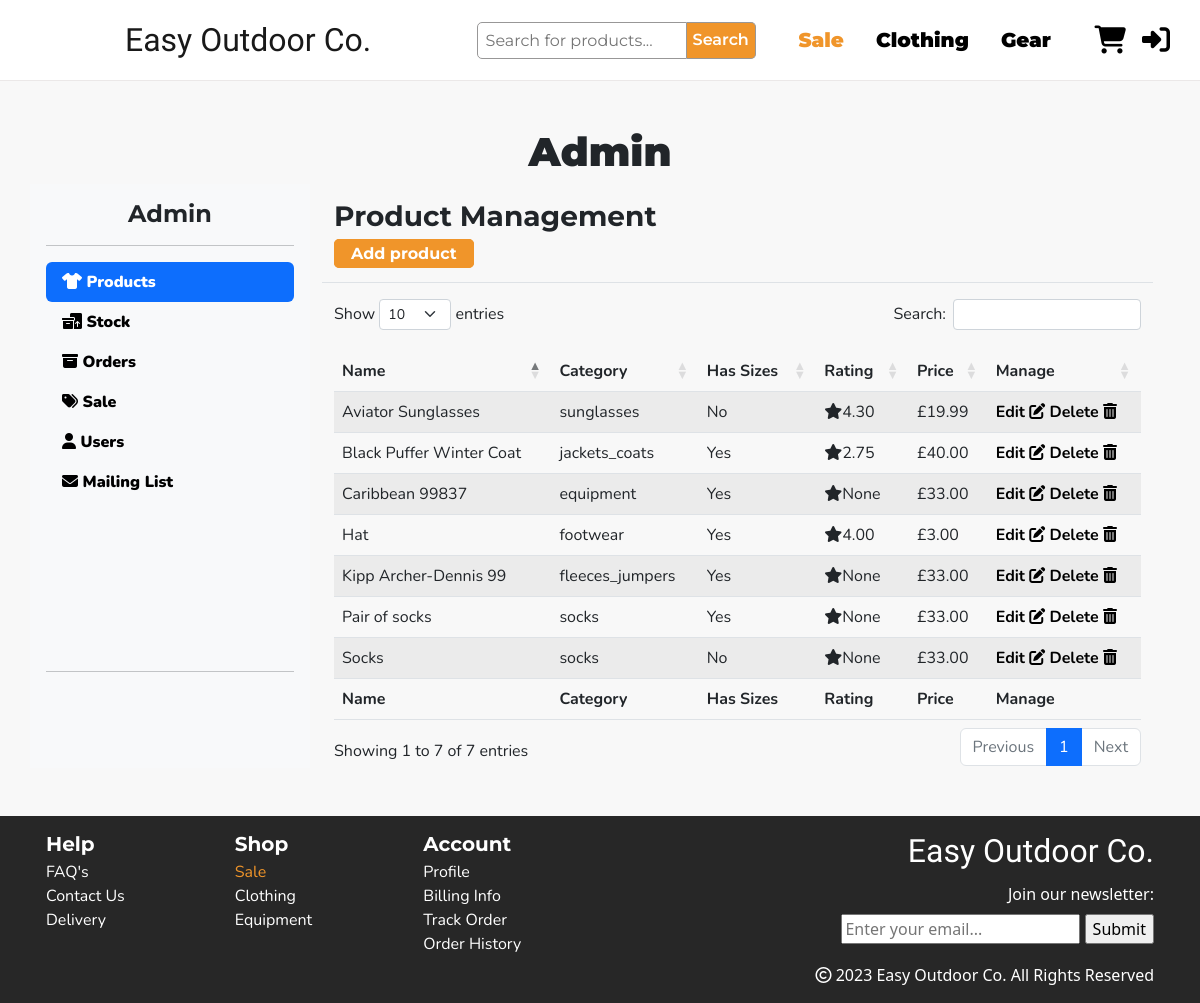
Before: /manage/ with the older database file.
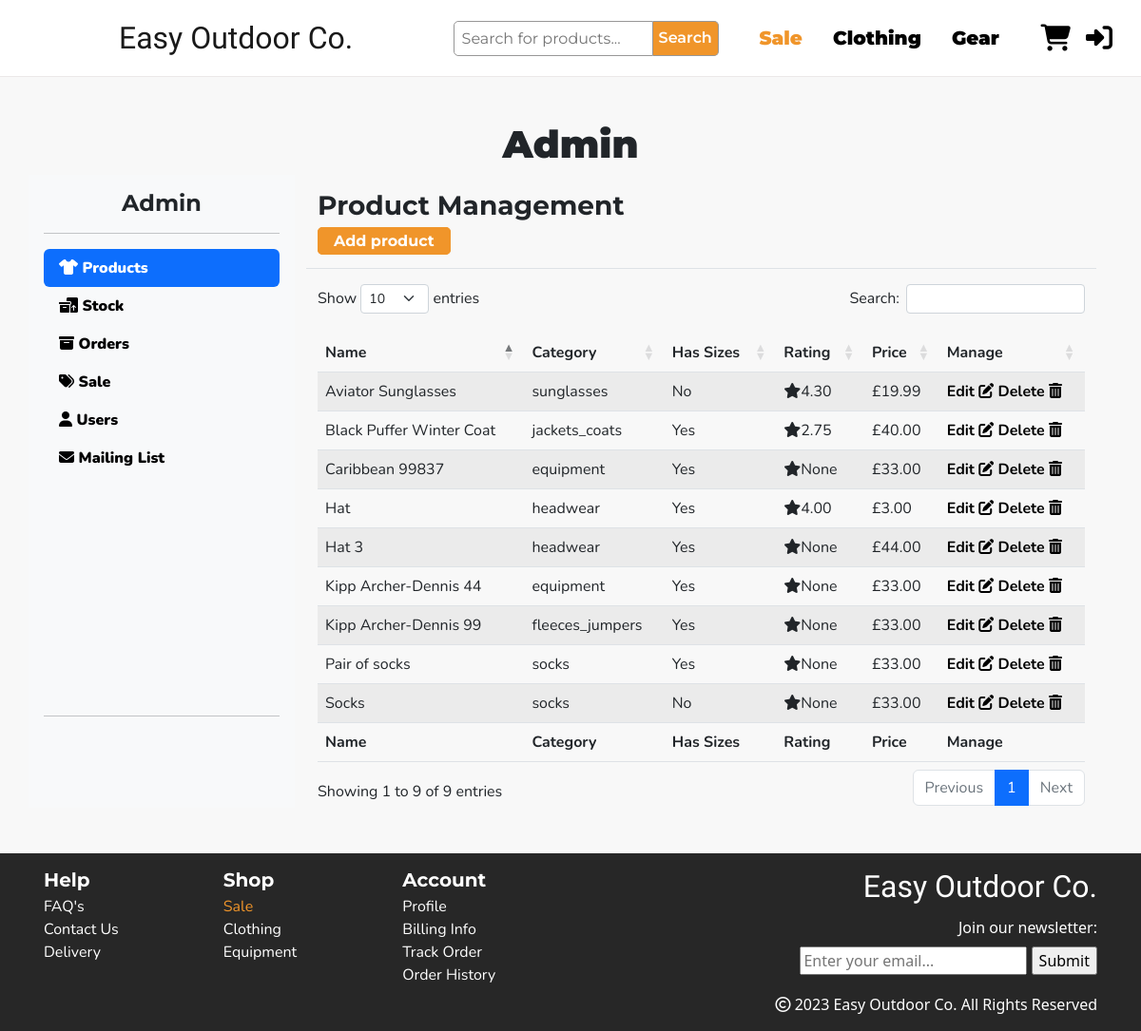
After: the same page with the newer database file.
### products/models.py (models this page shows, shortened)
class Product(models.Model):
    category = models.ForeignKey('Category', null=True, on_delete=models.SET_NULL)
    name = models.CharField(max_length=200)
    desc = models.TextField()
    slug = models.SlugField(max_length=50, unique=True, blank=True, null=True)
    has_sizes = models.BooleanField(blank=False, default=True)
    price = models.DecimalField(max_digits=6, decimal_places=2)
    sale_price = models.DecimalField(max_digits=6, decimal_places=2, null=True, blank=True)
    rating = models.DecimalField(max_digits=4, decimal_places=2, null=True, blank=True, validators=[MaxValueValidator(5)])
    image = models.ImageField(null=True, blank=True)
    image_url = models.URLField(null=True, blank=True)
    def __str__(self):
        return self.name

class Category(models.Model):
    class Meta:
        verbose_name_plural = 'Categories'
    name = models.CharField(max_length=200)
    friendly_name = models.CharField(max_length=200, null=True, blank=True)
    def __str__(self):
        return self.name

### manage_site/views.py (the view)
# urls.py: path('manage/', include('manage_site.urls')),
def manage_site(request):
    template = 'manage_site/manage-site.html'
    products = Product.objects.all()
    size_stock = SizeStock.objects.all()
    regular_stock = RegularStock.objects.all()
    orders = Order.objects.all()
    context = {
        'products': products,
        'regular_stock': regular_stock,
        'size_stock': size_stock,
        'orders': orders,
    }
    return render(request, template, context)

### basket/contexts.py (called while the page is built, shortened)
def basket_contents(request):
    basket_items = []
    total = 0
    product_count = 0
    basket = request.session.get('basket', {})
    if total < settings.FREE_DELIVERY_THRESHOLD:
        delivery = total * Decimal(settings.STANDARD_DELIVERY_PERCENTAGE)
        free_delivery_delta = settings.FREE_DELIVERY_THRESHOLD - total
    else:
        delivery = 0
        free_delivery_delta = 0
    grand_total = delivery + total
    context = {
        'basket_items': basket_items,
        'total': total,
        'product_count': product_count,
        'delivery': delivery,
        'free_delivery_delta': free_delivery_delta,
        'grand_total': grand_total,
    }
    return context

### manage_site/templates/manage_site/manage-site.html (shortened to what this page needs)
{% extends "base.html" %}
{% load static %}
{% load basket_tools %}
{% block extra_css %}
<link rel="stylesheet" href="{% static 'css/manage_site.css' %}">
{% endblock %}
{% block content %}
<section class="admin-section mt-5">
    <div class="container pb-5">
        <div class="row">
            <h2 class="px-3 fs-1 fw-bold text-center">Admin</h2>
        </div>
        <div class="row">
            <div class="col-2 d-flex flex-column flex-shrink-0 p-3 bg-light" style="width: 280px;">
                <h3 class="fs-4 m-0 text-center fw-bold">Admin</h3>
                <hr>
                <ul class="nav nav-pills flex-column mb-auto">
                    <li class="nav-item">
                        <a href="#" class="nav-link active" aria-current="page">
                            <i class="fa-solid fa-shirt"></i>
                            Products
                        </a>
                    </li>
                    <li>
                        <a href="#" class="nav-link">
                            <i class="fa-solid fa-boxes-packing"></i>
                            Stock
                        </a>
                    </li>
                    <li>
                        <a href="#" class="nav-link">
                            <i class="fa-solid fa-box-archive"></i>
                            Orders
                        </a>
                    </li>
                    <li>
                        <a href="#" class="nav-link">
                            <i class="fa-solid fa-tags"></i>
                            Sale
                        </a>
                    </li>
                    <li>
                        <a href="#" class="nav-link">
                            <i class="fa-solid fa-user"></i>
                            Users
                        </a>
                    </li>
                    <li>
                        <a href="#" class="nav-link">
                            <i class="fa-solid fa-envelope"></i>
                            Mailing List
                        </a>
                    </li>
                </ul>
                <hr>
                <div class="dropdown">
                    <div class="logo"></div>
                </div>
            </div>
            <div class="col-12 col-md-9">
                <div class="container">
                    <div class="admin-db" id="manage-products">
                        {% include 'manage_site/includes/manage-products.html' %}
                    </div>
                </div>
            </div>
</section>
{% endblock %}

### templates/base.html (shortened to what this page needs)
{% load static %}
<!doctype html>
<html lang="en">
<head>
    {% block corecss %}
    <link href="https://cdn.jsdelivr.net/npm/bootstrap@5.3.0-alpha1/dist/css/bootstrap.min.css" rel="stylesheet"
>
    <link href="https://cdnjs.cloudflare.com/ajax/libs/twitter-bootstrap/5.2.0/css/bootstrap.min.css" rel="stylesheet" />
    <link href="https://cdn.datatables.net/1.13.1/css/dataTables.bootstrap5.min.css" rel="stylesheet" />
    <link rel="stylesheet" href="{% static 'css/base.css' %}">
    {% endblock %}
    {% block extra_css %}
    {% endblock %}
</head>
<body>
    <header>
        <nav class="navbar navbar-expand-xl container">
            <div class="collapse navbar-collapse p-3 fs-5 order-4 order-xl-3 col-xl-7 justify-content-end"
                id="navbarSupportedContent">
                <form method="GET" action="{% url 'products' %}" class="d-flex search fs-6 mx-auto" role="search">
                    <input class="m-0 w-100 p-2 h-50 mb-0git " name="search" type="search" placeholder="Search for products..."
                        aria-label="Search">
                    <button class="text-white" type="submit">Search</button>
                </form>
                <ul class="navbar-nav mb-2 mb-lg-0">
                    <li class="nav-item">
                        <a class="nav-link me-3 sale" aria-current="page" href="{% url 'products' %}?sale">Sale</a>
                    </li>
                    <li class="nav-item me-3 dropdown">
                        <a class="nav-link" href="#" role="button" data-bs-toggle="dropdown" aria-expanded="false">
                            Clothing
                        </a>
                    </li>
                    <li class="nav-item me-3 dropdown">
                        <a class="nav-link" href="#" role="button" data-bs-toggle="dropdown" aria-expanded="false">
                            Gear
                        </a>
                    </li>
                </ul>
            </div>
            <div class="col-4 col-xl-1 my-2 order-xl-1">
                <div class="logo"></div>
            </div>
            <div class="col-4 col-xl-1 d-flex justify-content-end order-xl-4">
                <a class="nav-link fs-3 pe-3" href="{% url 'view_basket' %}"><i
                        class="fa-solid fa-cart-shopping">
                        </i>
                        </a>
                {% if user.is_authenticated %}
                <div id="profile-icon" class="dropdown-center">
                    <a class="nav-link fs-3 pe-3" href="#" role="button" data-bs-toggle="dropdown"
                        aria-expanded="false">
                        <i class="fa-solid fa-user"></i>
                    </a>
                    <ul class="dropdown-menu">
                        <li><a class="dropdown-item" href="{% url 'profile' %}">Account</a></li>
                        <li><a class="dropdown-item" href="{% url 'order_history' %}">Order History</a></li>
                        <li><a class="dropdown-item" href="{% url 'account_logout' %}"><i
                                    class="fa-solid fa-right-from-bracket"></i>Sign Out</a></li>
                    </ul>
                </div>
                {% else %}
                <a class="nav-link fs-3 pe-3" href="{% url 'account_login' %}"><i
                        class="fa-solid fa-right-to-bracket"></i></a>
                {% endif %}
            </div>
            <a class="navbar-brand d-none d-xl-inline-block order-xl-2 col-xl-3" href="{% url 'home' %}">
                <h1 class="m-0 fs-2">Easy Outdoor Co.</h1>
            </a>
        </nav>
    </header>
    <div class="clear-content"></div>
    {% block content %}
    {% endblock %}
    <footer>
        <div class="container px-3">
            <div class="row">
                <div class="col">
                    <h5 class="mb-1 col-md-2">Help</h5>
                    <ul>
                        <li>FAQ's</li>
                        <li>Contact Us</li>
                        <li>Delivery</li>
                    </ul>
                </div>
                <div class="col col-md-2">
                    <h5 class="mb-1">Shop</h5>
                    <ul>
                        <li class="sale">Sale</li>
                        <li>Clothing</li>
                        <li>Equipment</li>
                    </ul>
                </div>
                <div class="col col-md-2">
                    <h5 class="mb-1">Account</h5>
                    <ul>
                        <li>Profile</li>
                        <li>Billing Info</li>
                        <li>Track Order</li>
                        <li>Order History</li>
                    </ul>
                </div>
                <div id="footer-form" class="col-12 col-md-6 text-end">
                    <h4 class="fs-2 text-white">Easy Outdoor Co.</h4>
                    <form action="{% url 'mailing-list' %}" method='POST' class="py-1">
                        <p class="mb-2">Join our newsletter:</p>
                        <input type="email" id="email" name="email" placeholder="Enter your email...">
                        <input type="submit">
                    </form>
                    <p><i class="fa-regular fa-copyright"></i> 2023 Easy Outdoor Co. All Rights Reserved</p>
                </div>
            </div>
        </div>
    </footer>
</body>
</html>

### manage_site/templates/manage_site/includes/manage-products.html
<div class="row border-bottom mb-3">
    <div class="my-3">
        <h3 class="fw-bold">Product Management</h3>
        <a class="shop-btn px-3 py-1 text-decoration-none" href="{% url 'add-product' %}">Add
            product</a>
    </div>
</div>
<table id="productTable" class="table table-striped data-table" style="width:100%">
    <thead>
        <tr>
            <th>Name</th>
            <th class="d-none d-md-table-cell">Category</th>
            <th class="d-none d-md-table-cell">Has Sizes</th>
            <th class="d-none d-md-table-cell">Rating</th>
            <th>Price</th>
            <th>Manage</th>
        </tr>
    </thead>
    <tbody>
        {% for product in products %}
        <tr>
            <td>{{ product }}</td>
            <td class="d-none d-md-table-cell">{{ product.category }}</td>
            {% if product.has_sizes %}
            <td class="d-none d-md-table-cell">Yes</td>
            {% else %}
            <td class="d-none d-md-table-cell">No</td>
            {% endif %}
            <td class="d-none d-md-table-cell"><i class="fa-solid fa-star"></i>{{ product.rating }}</td>
            <td>£{{ product.price }}</td>
            <td>
                <a class="fw-bold" href="{% url 'update-product' pk=product.id %}">Edit
                    <i class="fa-solid fa-pen-to-square"></i></a>
                <a class="fw-bold" href="{% url 'delete-product' pk=product.id %}">Delete
                    <i class="fa-solid fa-trash-can"></i></a>
            </td>
        </tr>
        {% endfor %}
    </tbody>
    <tfoot>
        <tr>
            <th>Name</th>
            <th class="d-none d-md-table-cell">Category</th>
            <th class="d-none d-md-table-cell">Has Sizes</th>
            <th class="d-none d-md-table-cell">Rating</th>
            <th>Price</th>
            <th>Manage</th>
        </tr>
    </tfoot>
</table>

### static/css/base.css (style rules this page uses)
body { height: 100vh; width: 100%; margin: 0; display: table; }
header { width: 100vw; background-color: #FFFFFF; border-bottom: 0.5px solid #ebe8e8; position: fixed; z-index: 100; }
.clear-content { height: 80px; }
.shop-btn { background-color: #F0952A; color: white; font-family: Montserrat, sans-serif; font-weight: 700; border-radius: 5px; border: 1px solid #F0952A; }
.sale { color: #F0952A!important; }
.navbar { font-family: Montserrat, sans-serif; padding: 0; }
h1 { font-family: Bungee, sans-serif; }
.search input { border: 1px solid #989797; border-radius: 5px 0 0 5px; }
.search button { font-weight: 600; border: 1px solid #989797; border-left: none; background-color: #F0952A; border-radius: 0 5px 5px 0; }
.nav-link { font-weight: 900; color: #000000; }
.logo { width: 4rem; height: 4rem; background: url('https://res.cloudinary.com/dn8zjehza/image/upload/v1672920246/Easy%20Outdoor%20Co/logo2_vxat2m.png'); background-size: cover; border-radius: 50%; margin: auto; }
footer { background-color: #272727; color: white; display: table-row; height: 0; }
footer > .container { padding-top: 1rem!important; }
footer ul { padding: 0; }
footer li { list-style-type: none; font-family: Nunito, sans-serif; }
footer h4 { font-family: Bungee, sans-serif; }
footer h5 { font-family: Montserrat, sans-serif; font-weight: 700; }
input, select, textarea { margin-bottom: 15px; }
table a { text-decoration: none; color: #000000; }

### manage_site/static/css/manage_site.css (style rules this page uses)
body { background-color: #f8f8f8!important; }
.admin-section { font-family: Nunito, sans-serif; max-width: 100vw; }
.admin-section h2 { font-family: Montserrat, sans-serif; font-weight: 900!important; }
.admin-section h3 { font-family: Montserrat, sans-serif!important; }

Changed rows visible on the page:
changed Product "Hat": category "footwear" → "headwear"
added Product: name "Hat 3", category "headwear", has_sizes "Yes", rating "None", price "44.00"
added Product: name "Kipp Archer-Dennis 44", category "equipment", has_sizes "Yes", rating "None", price "33.00"
Other visible differences:
text written by a page script: "Show entries Search: Showing 1 to 7 of 7 entries Previous 1 Next" → "Show entries Search: Showing 1 to 9 of 9 entries Previous 1 Next"
